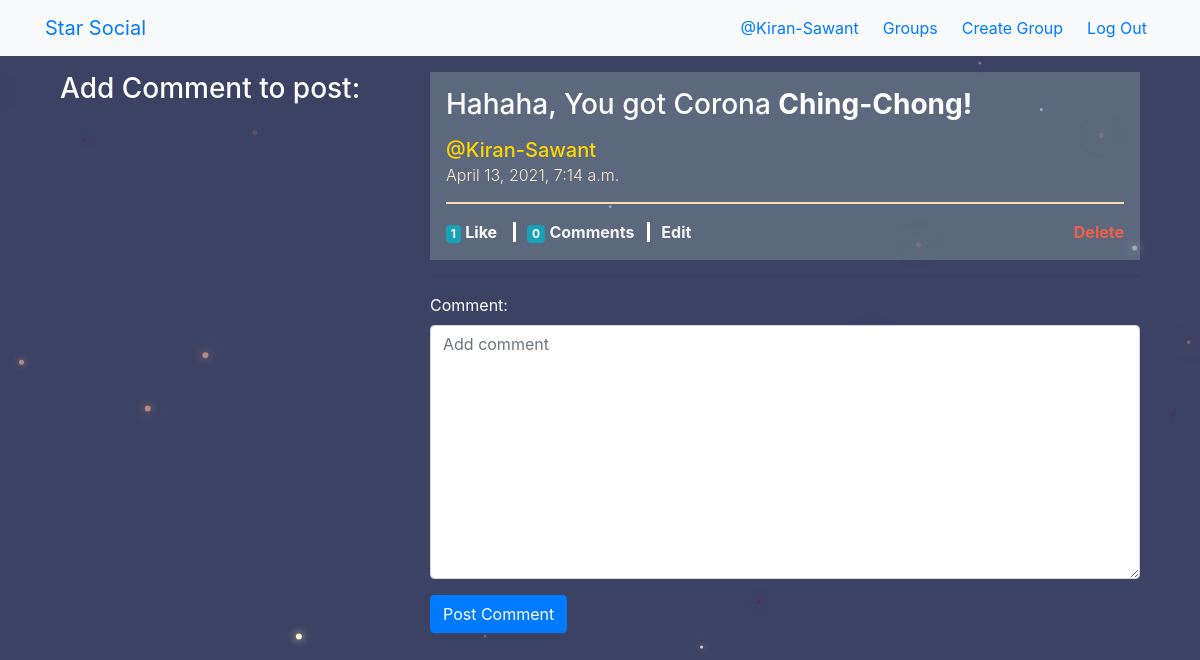
/posts/20/comment/ (signed in), run on an earlier commit of the app's database.
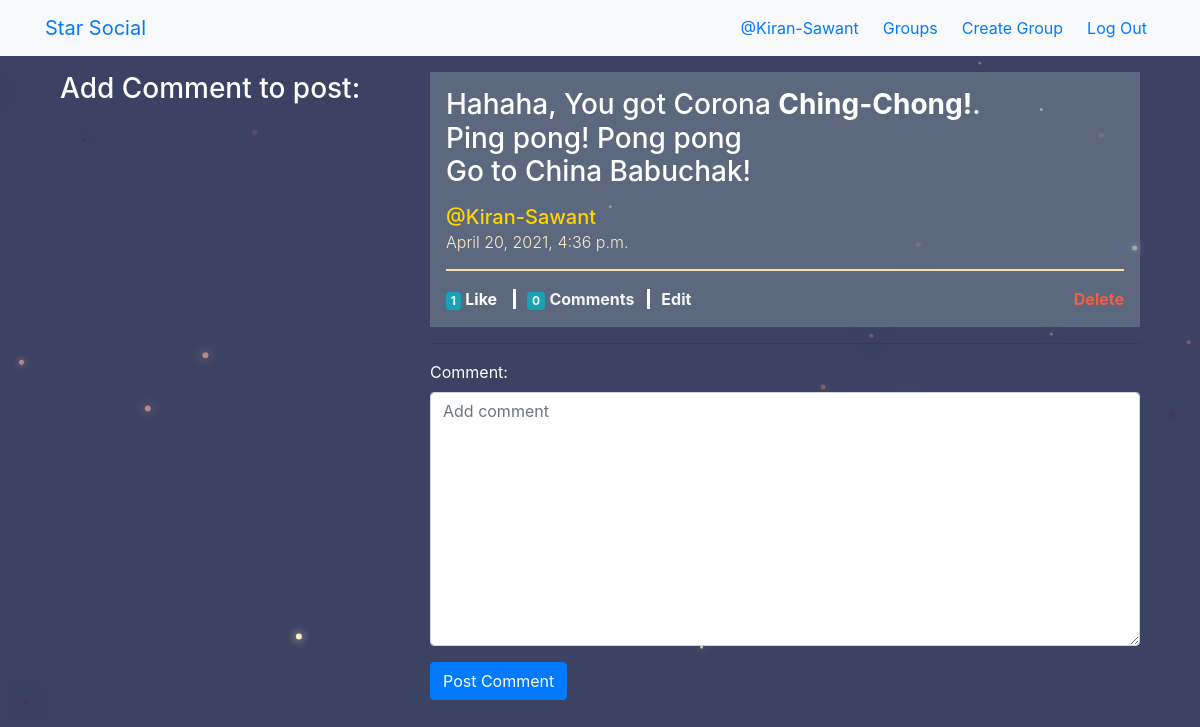
And on a later commit of the database.
### posts/models.py (models this page shows, shortened)
class Post(models.Model):
    user            = models.ForeignKey(User, related_name='author', on_delete=models.CASCADE)
    created_on      = models.DateTimeField(auto_now=True)
    message         = models.TextField()
    message_html    = models.TextField(editable=False)
    likes           = models.ManyToManyField(User, related_name='likes', blank=True)
    group           = models.ForeignKey(Group, related_name='groupposts', null=True, blank=True, on_delete=models.CASCADE)
    class Meta:
        ordering = ['-created_on']
        unique_together = ['user', 'message']

### posts/views.py (the view)
# urls.py: re_path(r"^(?P<pk>[\d]+)/comment/$", views.add_commment, name='comment'),
@login_required
def add_commment(request, pk):
    post = get_object_or_404(models.Post, pk=pk)
    if request.method == 'POST':
        form = forms.CommentForm(request.POST)
        if form.is_valid():
            comment = form.save(commit=False)
            comment.post = post             # inserting post in coments post field
            comment.author = request.user
            comment.save()
            return redirect(post, permanent=True)
        else:
            messages.success(request, "Invalid fields!")
    else:
        form = forms.CommentForm()
    return render(request, 'posts/comment_form.html', {'form': form, 'post':post})

### posts/forms.py
class CommentForm(forms.ModelForm):
    class Meta:
        model = Comments
        fields = ('text',)
        widgets = { 'text': forms.Textarea(attrs={'placeholder': 'Add comment'})}
    def __init__(self, *args, **kwargs):
        super().__init__(*args, **kwargs)
        self.fields['text'].label = 'Comment: '

### posts/templates/posts/comment_form.html (shortened to what this page needs)
{% extends 'posts/post_base.html' %}
{% load bootstrap4 %}
{% block prepost %}
    <div class="col-md-4">
        <h3>Add Comment to post:</h3>
    </div>
{% endblock prepost %}
{% block post_content %}
    <div class="col md 8">
        {% include 'posts/_post.html' with post=post %}
        <hr>
        <form method="POST">
            {% bootstrap_form form %}
            <button type="submit" class='btn btn-primary'>Post Comment</button>
        </form>
    </div>
{% endblock post_content %}

### posts/templates/posts/_post.html
<div class="post media mb-3 p-3" style=" background-color: rgba(112, 128, 144, 0.61);">
    <div class="media-body" style="opacity: 100%;">
        {% if not trunc %}
            <h3>{{ post.message_html|safe|truncatechars_html:400 }}</h3>
        {% else %}
            <h3>{{ post.message_html|safe }}</h3>
        {% endif %}
        <h5>
            <span class="username">
                <a style="color: gold;" href="{% url 'posts:for_user'  username=post.user.username %}">
                    @{{post.user.username}}
                </a>
            </span><br>
            <time class="time">
                <a href="{% url 'posts:single' username=post.user.username pk=post.pk %}">
                    <small class="font-weight-light" style="color: blanchedalmond;">{{ post.created_on }}</small>
                </a>
            </time>
        </h5>
        <hr style="border: solid 0.5mm wheat;">
        <div class="mt-3">
            <a href="{% url 'posts:like-toggle' username=post.user.username pk=post.pk %}" style="color: white; padding-right: 3mm;">
                <span class="badge badge-info">{{ post.likes.count }} </span>
                <b>Like{{ post.likes.count|pluralize }}</b>
            </a>
            <a href="{% url 'posts:comment' pk=post.pk %}" style="color: whitesmoke; border-left: solid white; padding-left: 3mm;">
                <span class="badge badge-info">{{ post.comments.count }}</span>
                <b>Comment{{ post.comments.count|pluralize }}</b>
            </a>
            {% if user.is_authenticated and post.user == user and not hide_delete %}
                <a class='ml-2' href="{% url 'posts:post_update' pk=post.pk %}" style="color: whitesmoke; border-left: solid white; padding-left: 3mm;">
                    <b>Edit</b>
                </a>
                <a class="ml-2" href="{% url 'posts:delete' username=post.user.username pk=post.pk %}" title="delete" style="color:rgba(248, 95, 68, 0.945); float: right;">
                   <b>Delete</b>
                </a>
            {% endif %}
        </div>
    </div>
</div>

What changed in the data, as far as the page shows it:
changed Post "Kiran-Sawant": message_html "Hahaha, You got Corona Ching-Chong!" → "Hahaha, You got Corona Ching-Chong! . Ping pong! Pong pong Go to China Babuchak!"; created_on "April 13, 2021, 7:14 a.m." → "April 20, 2021, 4:36 p.m."
